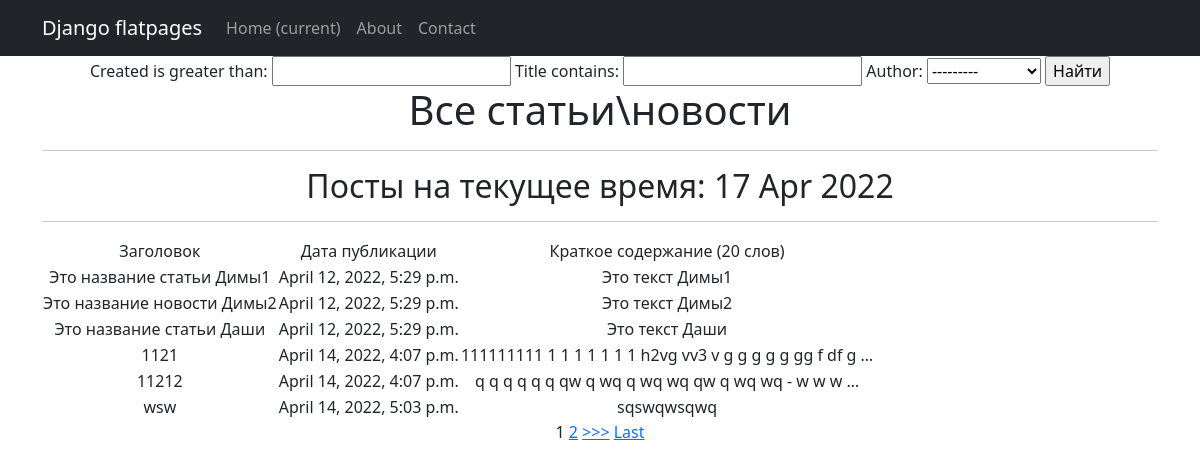
The page /news/search/ on the database as committed earlier.
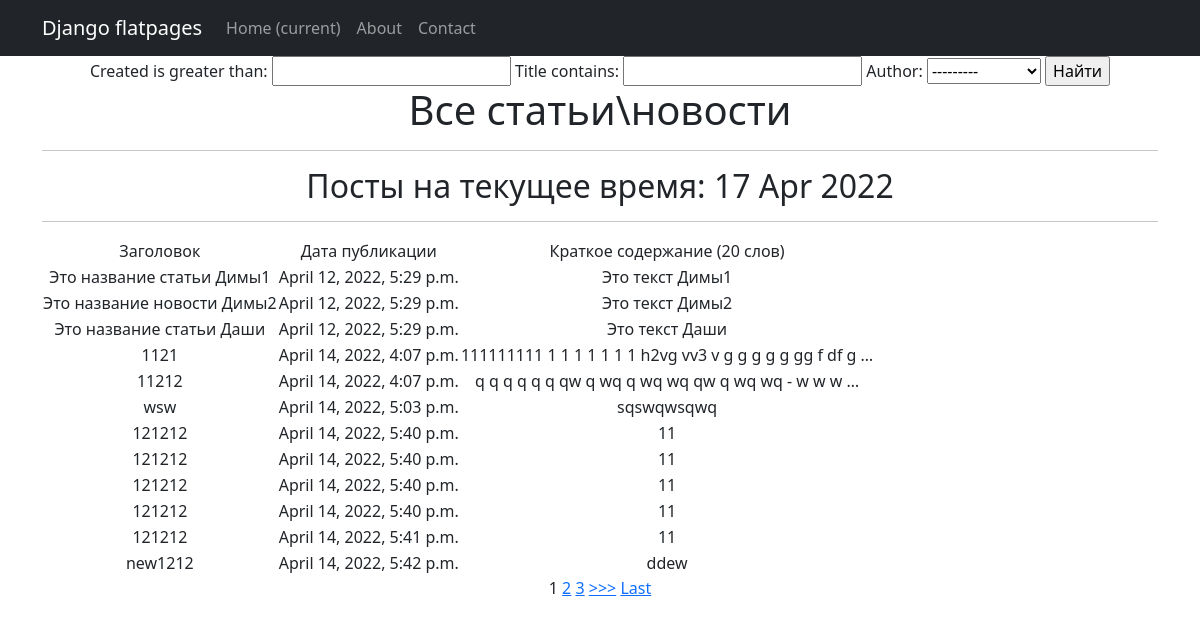
The same page on the database as committed later.
### news/models.py (models this page shows, shortened)
class Post(models.Model):
    article = 'a'
    news = 'n'
    POST_TYPE = [
        (article, "Статья"),
        (news, "Новость")
    ]
    author = models.ForeignKey(Author, on_delete=models.CASCADE)
    post_type = models.CharField(max_length=1, choices=POST_TYPE, default=article)
    created = models.DateTimeField(auto_now_add=True)
    cats = models.ManyToManyField(Category, through='PostCategory')
    title = models.CharField(max_length=256)
    text = models.TextField()
    rating = models.IntegerField(default=0)

### news/views.py (the view)
# urls.py: path('search/', NewsFilter.as_view(), name='post_filter'),
class NewsFilter(ListView):
    model = Post
    template_name = 'news/search.html'
    context_object_name = 'post_filter'
    paginate_by = 4
    def get_context_data(self, **kwargs):  # забираем отфильтрованные объекты переопределяя метод get_context_data у
        context = super().get_context_data(**kwargs)
        context['filter'] = post_filter(self.request.GET, queryset=self.get_queryset())  # вписываем наш фильтр в контекст
        context['time_now'] = datetime.utcnow()
        context['value1'] = None
        return context

### news/models.py (called while the page is built)
    def __str__(self):
        return self.user.username

### news/templatetags/custom_filters.py (called while the page is built)
@register.filter (name = 'Censor')
def Censor (value):
    cens = ('qwerty', 'solomid')
    text = set(value.split())
    for x in text:
        for y in cens:
            if x == y:
                return value.replace(x, '-',3)
    return value

### templates/news/search.html (shortened to what this page needs)
{% extends 'flatpages/default.html' %}
{% load custom_filters %}
{% load custom_filters %}
{% block content %}
<form method="GET">
    {{ filter.form }}
    <input type="submit" value="Найти">
</form>
    <h1>Все статьи\новости</h1>
    <hr>
    <h2>Посты на текущее время: {{ time_now|date:'d M Y' }}</h2>
    <hr>
{% if post_filter %}
        <table>
            <tr>
                <td>
                    Заголовок
                </td>
                <td>
                    Дата публикации
                </td>
                <td>
                    Краткое содержание (20 слов)
                </td>
            </tr>
        {% for Post in filter.qs %}
            <tr>
                <td>
                    {{Post.title|Censor}}
                </td>
                <td>
                    {{Post.created}}
                </td>
                <td>
                    {{Post.text|truncatewords:20|Censor}}
                </td>
            </tr>
        {% endfor %}
        </table>
   {% else %}
        <h2>Товаров нет!</h2>
    {% endif %}
{% if is_paginated %}
    {% for num in page_obj.paginator.page_range %}
        {% if page_obj.number == num %}
            <a>{{ num }}</a>
        {% elif num > page_obj.number|add:'-3' and num < page_obj.number|add:'3' %}
            <a href="?page={{ num }}">{{ num }}</a>
        {% endif %}
    {% endfor %}
    {% if page_obj.has_next %}
        <a href="?page={{ page_obj.next_page_number }}">>>></a>
        <a href="?page={{ page_obj.paginator.num_pages }}">Last</a>
    {% endif %}
{% endif %}
{% endblock content %}

### templates/flatpages/default.html (shortened to what this page needs)
<!DOCTYPE html>
<html lang="en">
    <head>
        {% load static %}
        <link href="{% static 'css/styles.css' %}" rel="stylesheet" />
    </head>
    <body>
<nav class="navbar navbar-expand-lg navbar-dark bg-dark static-top">
   <div class="container">
       <a class="navbar-brand" href="#">Django flatpages</a>
       <div class="collapse navbar-collapse" id="navbarResponsive">
           <ul class="navbar-nav ml-auto">
               <li class="nav-item active">
                   <a class="nav-link" href="#">Home
                       <span class="sr-only">(current)</span>
                   </a>
               </li>
               <li class="nav-item">
                   <a class="nav-link" href="/about/">About</a>
               </li>
               <li class="nav-item">
                   <a class="nav-link" href="/contacts/">Contact</a>
               </li>
           </ul>
       </div>
   </div>
</nav>
<div class="container">
   <div class="row">
       <div class="col-lg-12 text-center">
           {% block content %}{% endblock content %}
       </div>
   </div>
</div>
    </body>
</html>

Rows that differ between the two databases and show on the page:
added Post: title|Censor "121212", created "April 14, 2022, 5:40 p.m.", text|Censor "11"
added Post: title|Censor "121212", created "April 14, 2022, 5:40 p.m.", text|Censor "11"
added Post: title|Censor "121212", created "April 14, 2022, 5:40 p.m.", text|Censor "11"
added Post: title|Censor "121212", created "April 14, 2022, 5:40 p.m.", text|Censor "11"
added Post: title|Censor "121212", created "April 14, 2022, 5:41 p.m.", text|Censor "11"
added Post: title|Censor "new1212", created "April 14, 2022, 5:42 p.m.", text|Censor "ddew"
Other text that changed with them:
new list line: "3"
